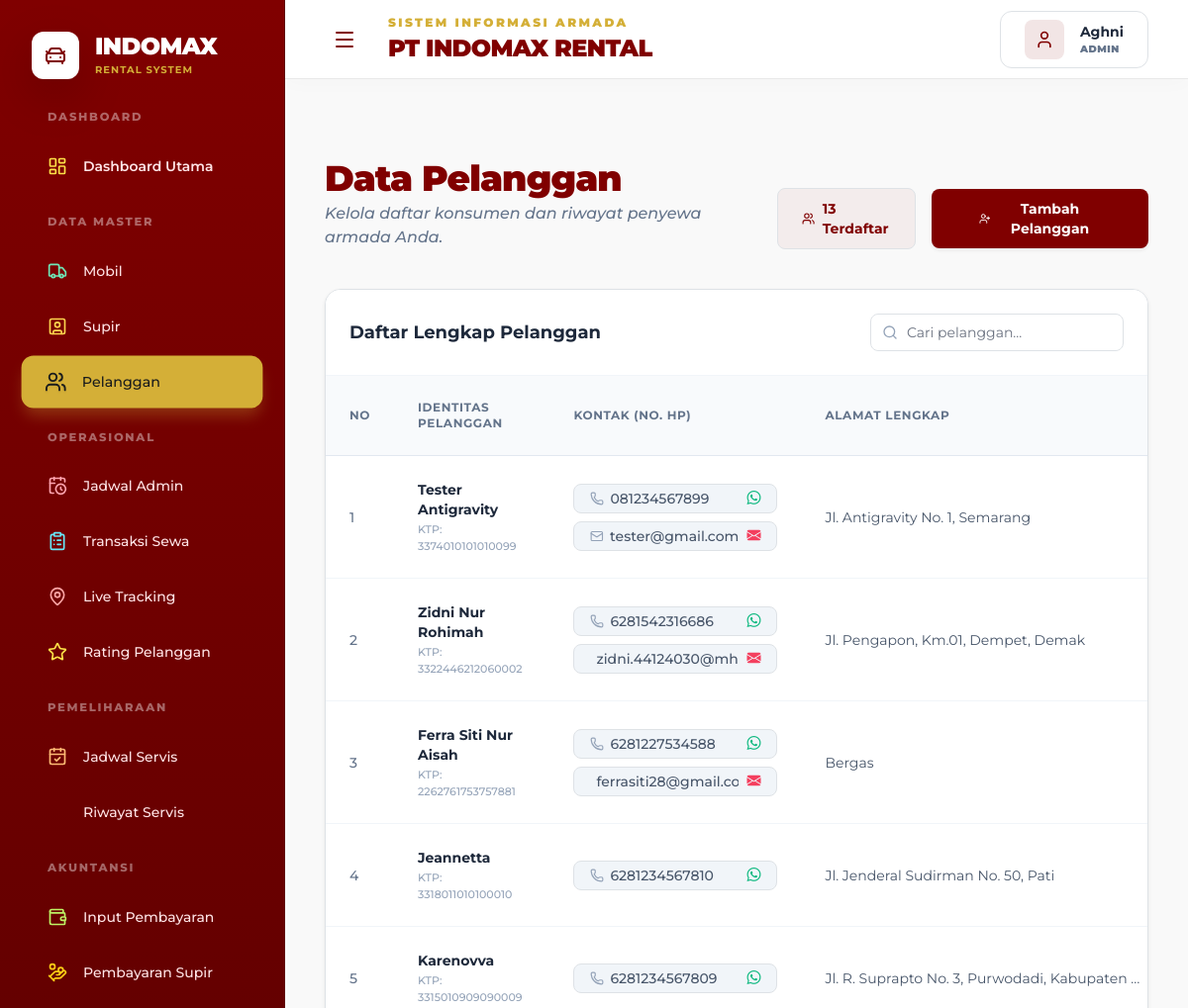
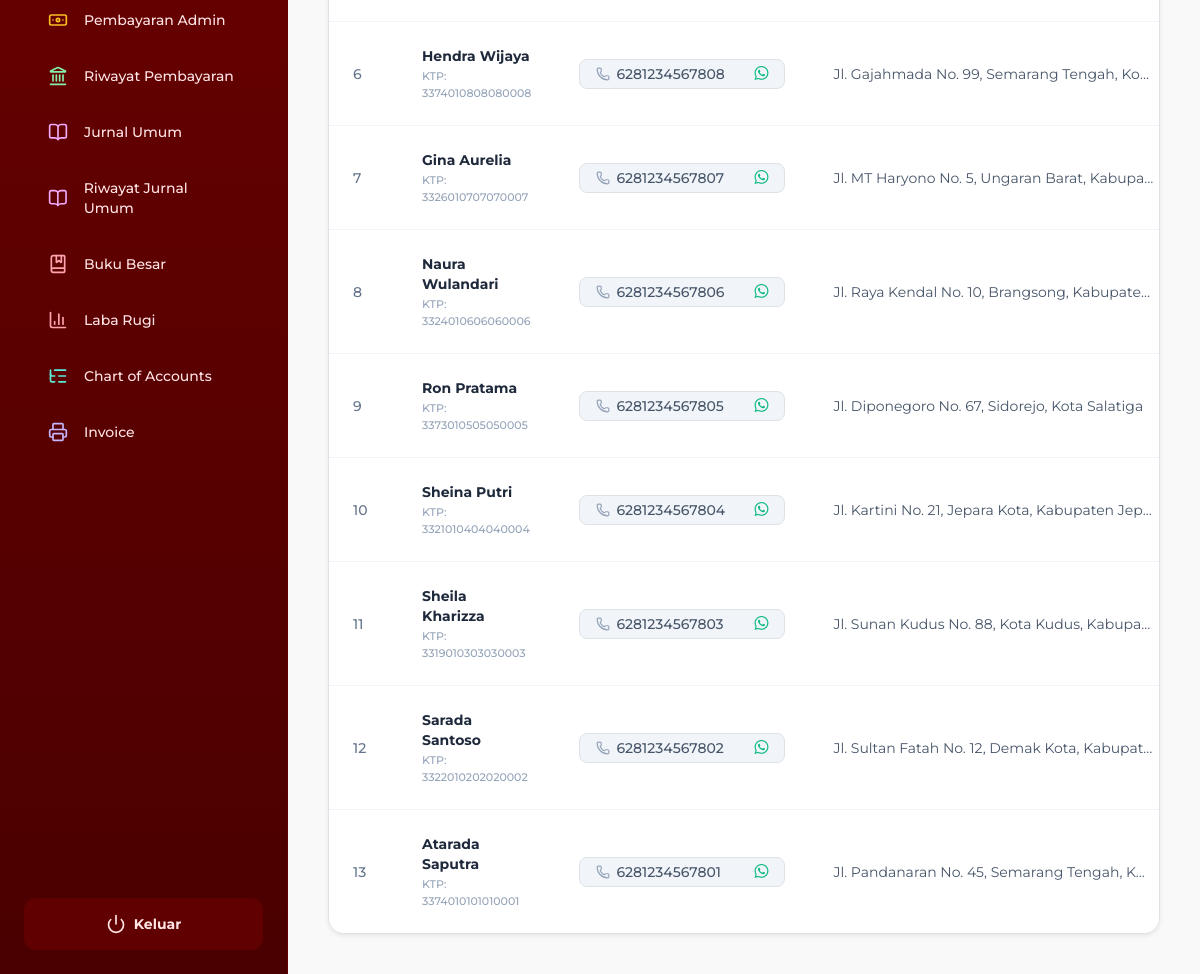
/Admin/pelanggan.php (signed in), run on an earlier commit of the app's database (2 pictures, top to bottom).
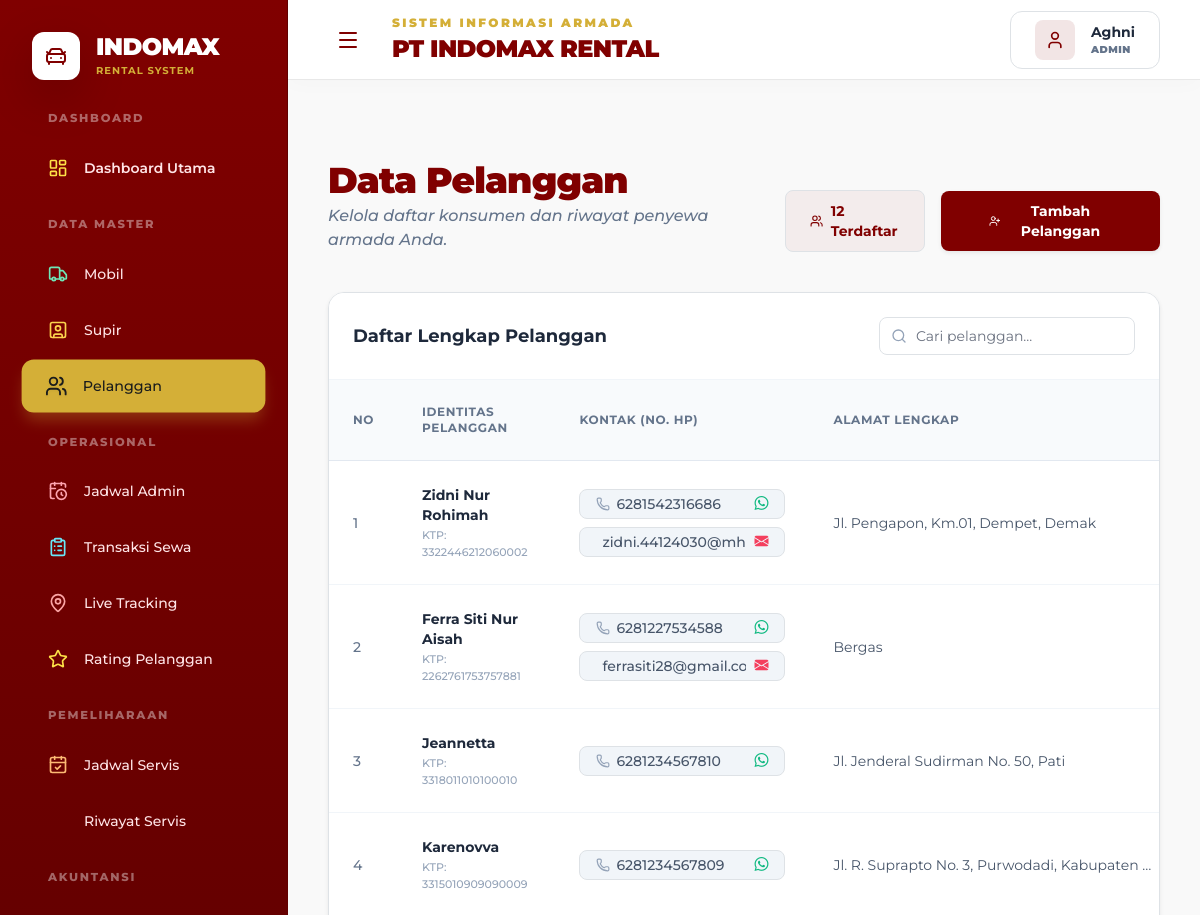
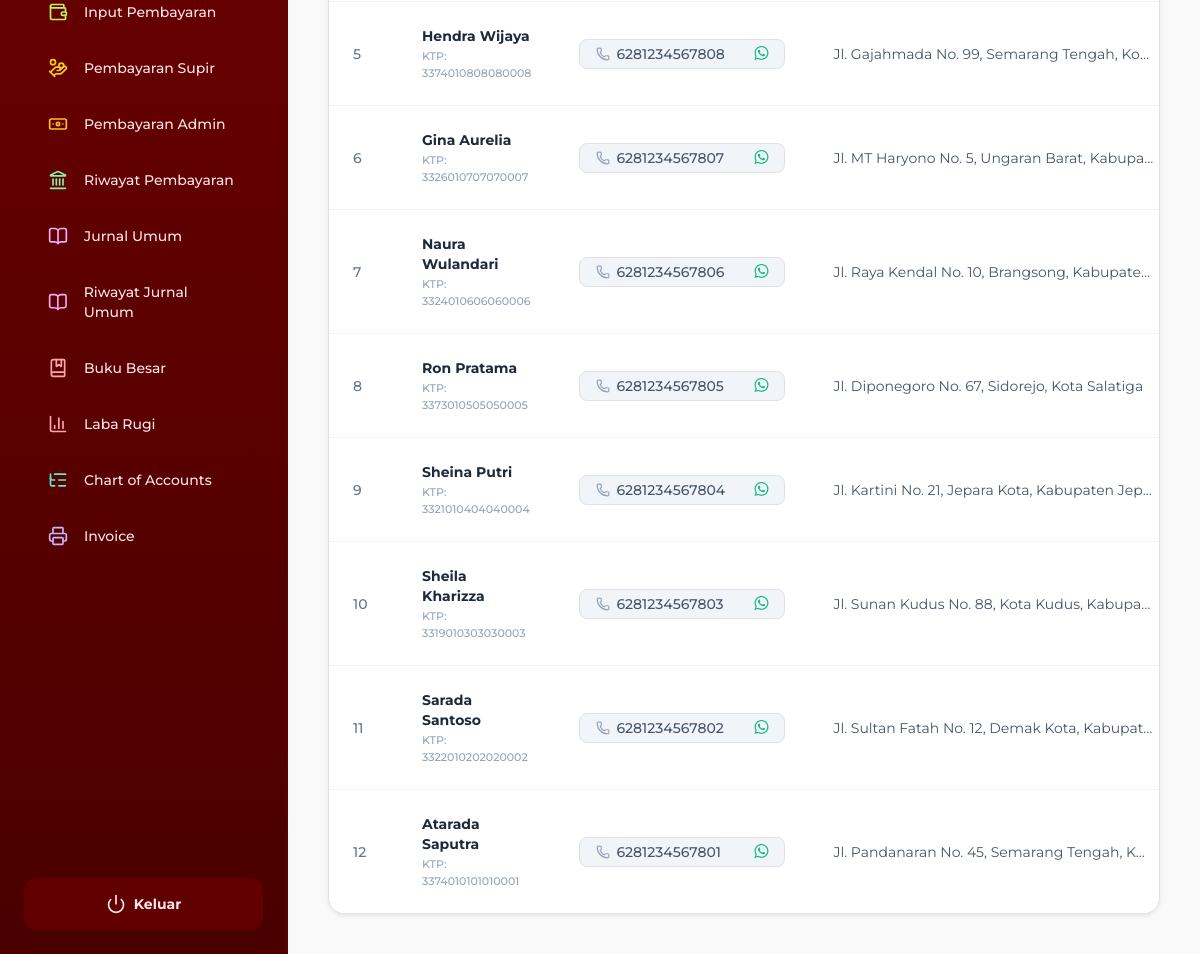
And on a later commit of the database (2 pictures, top to bottom).
### tables this page shows
CREATE TABLE `pelanggan` (
  `id_pelanggan` int(11) NOT NULL,
  `nama` varchar(100) DEFAULT NULL,
  `email` varchar(150) DEFAULT NULL,
  `username` varchar(50) NOT NULL,
  `password` varchar(255) NOT NULL,
  `alamat` text DEFAULT NULL,
  `no_telp` varchar(15) DEFAULT NULL,
  `no_ktp` varchar(20) DEFAULT NULL,
  `foto_ktp` varchar(255) DEFAULT NULL,
  `foto_sim` varchar(255) DEFAULT NULL,
  `status_verifikasi` varchar(50) DEFAULT 'belum_verifikasi'
);

### Admin/pelanggan.php (the view, shortened to what the changed rows need)
<?php
include 'navbar.php';
include 'koneksi.php';
$query_total = mysqli_query($conn, "SELECT COUNT(*) as total FROM pelanggan");
$data_total = mysqli_fetch_assoc($query_total);
$total_pelanggan = $data_total['total'] ?? 0;
?>
<div class="flex flex-col md:flex-row md:items-end justify-between gap-4 mb-8">
    <div>
        <h1 class="text-4xl font-black text-[#800000] tracking-tight">Data Pelanggan</h1>
    </div>
    <div class="flex items-center gap-3">
        <span class="bg-[#800000]/5 text-[#800000] px-4 py-2.5 rounded-[8px] text-sm font-bold border border-[#800000]/10 flex items-center gap-2">
            <i data-lucide="users" class="w-4 h-4"></i> <?php echo $total_pelanggan; ?> Terdaftar
        </span>
        <button onclick="document.getElementById('modalTambah').classList.remove('hidden')" class="bg-[#800000] text-white px-5 py-2.5 rounded-[8px] font-bold text-sm shadow-sm hover:bg-[#600000] transition-all flex items-center gap-2 cursor-pointer border-none">
            <i data-lucide="user-plus" class="w-4 h-4"></i> Tambah Pelanggan
        </button>
    </div>
</div>
<div class="bg-white rounded-2xl overflow-hidden border border-slate-200 shadow-sm mb-10 hover-lift">
    <div class="overflow-x-auto">
        <table class="w-full text-left border-collapse">
            <thead>
                <tr class="bg-slate-50 border-b border-slate-200">
                    <th class="py-4 px-6 text-xs font-bold text-slate-500 uppercase tracking-wider w-16">No</th>
                    <th class="py-4 px-6 text-xs font-bold text-slate-500 uppercase tracking-wider">Identitas Pelanggan</th>
                    <th class="py-4 px-6 text-xs font-bold text-slate-500 uppercase tracking-wider">Kontak (No. HP)</th>
                    <th class="py-4 px-6 text-xs font-bold text-slate-500 uppercase tracking-wider">Alamat Lengkap</th>
                </tr>
            </thead>
            <tbody id="tableBody" class="divide-y divide-slate-100 bg-white">
                <?php
                $sql_pelanggan = "SELECT * FROM pelanggan ORDER BY id_pelanggan DESC";
                $query = mysqli_query($conn, $sql_pelanggan);
                $no = 1;
                if (mysqli_num_rows($query) > 0) {
                    while($row = mysqli_fetch_array($query)) {
                ?>
                <tr class="hover:bg-slate-50 transition-colors group">
                    <td class="py-4 px-6 text-sm font-medium text-slate-500"><?php echo $no++; ?></td>
                    <td class="py-4 px-6">
                        <p class="text-sm font-bold text-slate-800"><?php echo htmlspecialchars($row['nama']); ?></p>
                        <p class="text-[11px] font-medium text-slate-400 mt-0.5">KTP: <?php echo htmlspecialchars($row['no_ktp'] ?? '-'); ?></p>
                    </td>
                    <td class="py-4 px-6">
                        <div class="flex flex-col gap-2">
                            <span class="inline-flex items-center justify-between text-sm font-medium text-slate-600 bg-slate-100 px-3 py-1 rounded-lg border border-slate-200 group/wa">
                                <span class="flex items-center gap-1.5"><i data-lucide="phone" class="w-3.5 h-3.5 text-slate-400"></i> <?php echo htmlspecialchars($row['no_telp']); ?></span>
                                <a href="https://wa.me/<?php echo preg_replace('/[^0-9]/', '', $row['no_telp']); ?>" target="_blank" class="text-emerald-500 hover:text-emerald-600 ml-2" title="Chat WhatsApp">
                                    <i class="bi bi-whatsapp"></i>
                                </a>
                            </span>
                            <?php if(!empty($row['email'])): ?>
                            <span class="inline-flex items-center justify-between text-sm font-medium text-slate-600 bg-slate-100 px-3 py-1 rounded-lg border border-slate-200 group/mail">
                                <span class="flex items-center gap-1.5 truncate max-w-[150px]" title="<?= htmlspecialchars($row['email']) ?>"><i data-lucide="mail" class="w-3.5 h-3.5 text-slate-400"></i> <?= htmlspecialchars($row['email']) ?></span>
                                <a href="mailto:<?= htmlspecialchars($row['email']) ?>" class="text-rose-500 hover:text-rose-600 ml-2" title="Kirim Email">
                                    <i class="bi bi-envelope-fill"></i>
                                </a>
                            </span>
                            <?php endif; ?>
                        </div>
                    </td>
                    <td class="py-4 px-6">
                        <p class="text-sm text-slate-600 truncate max-w-xs" title="<?php echo htmlspecialchars($row['alamat']); ?>">
                            <?php echo htmlspecialchars($row['alamat']); ?>
                        </p>
                    </td>
                </tr>
                <?php
                    }
                } else {
                    echo '<tr><td colspan="5" class="py-10 text-center text-slate-500 font-medium">Belum ada data pelanggan yang terdaftar.</td></tr>';
                }
                ?>
            </tbody>
        </table>
    </div>
</div>
</div>
    </main>
</div>
</body>
</html>

What changed in the data, as far as the page shows it:
removed pelanggan: nama "Tester Antigravity", no_ktp "3374010101010099", no_telp "081234567899", email "tester@gmail.com", alamat "Jl. Antigravity No. 1, Semarang"
Also different on the page:
$total_pelanggan: "13" → "12"
